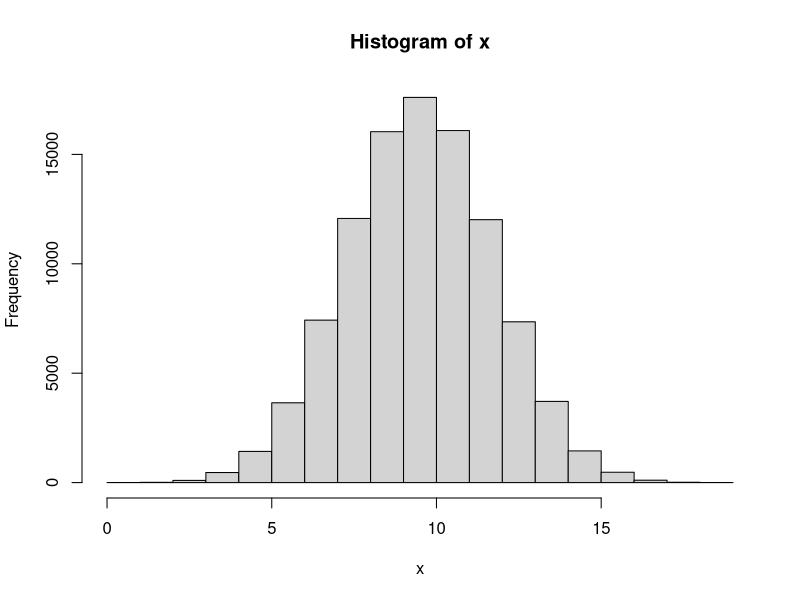
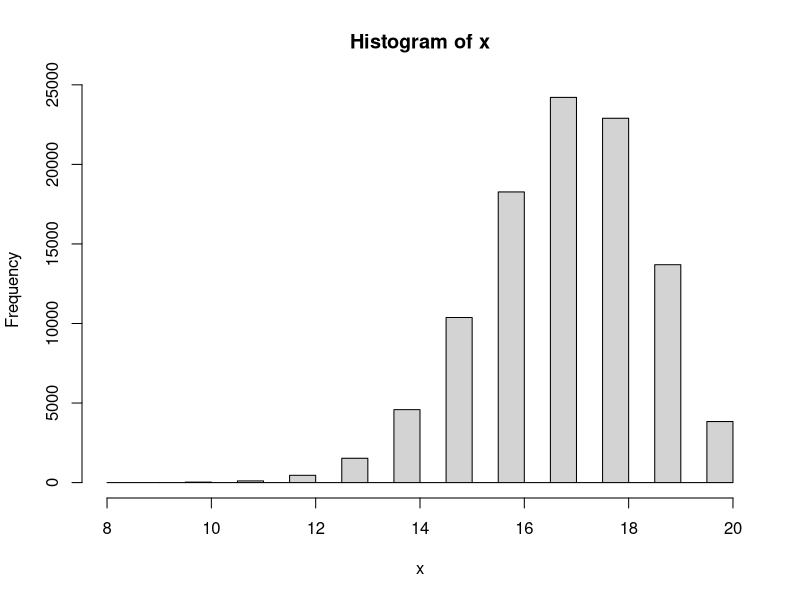

Source code (R) for these figures, in order:
#------------------

# Answer to the Question # 01

#------------------

# No 1 of Q.1 

#a) 

# Taking a sample with n = 20 and p = 0.5

x1 <- rbinom(1, 20, 0.5)

#The value of x1

x1


#b) 

#Finding the range for x1 with n = 20 and p = 0.5


n <- 20

p <- 0.5


# Finding and defining the minimum value

min_value <- min(0, n)

# Finding and defining the maximum value

max_value <- max(0:n)

# Calculate the cumulative probability at the minimum value

cdf_min <- pbinom(min_value, n, p)

# Calculate the cumulative probability at the maximum value

cdf_max <- pbinom(max_value, n, p)

# Range of the binomial distribution

range_binomial <- c(min_value, max_value)

range_binomial


# No.2 of Question.1

# Repeating Question.1 for N = 100000 times


N <- 100000

x <- rep(NA, N)

x

for (i in 1: N){
  x[i] <- rbinom(1, 20, 0.5)
}

x

# Plot the histogram

hist(x)

#Find the minimum and maximum value

max(x)

min(x)


#3 of Q.1 

# Now setting if x is bigger or less than 15 then y = 1 . And y = 0 otherwise.

y_1 <- ifelse(c(x)>=15, 1,0)

y_1


# 4 of Q.1

#Calculating summation of y

sum(y_1)


#5 of Q.1 

# Now repeating all the steps above for n = 20 and p = 0.85


#a) 

# Taking a sample 

x1 <- rbinom(1, 20, 0.85)
x1


#b)

#Finding the range for x1

n <- 20

p <- 0.85

# Find the minimum value

min_value <- min(0, n)

# Find the maximum value

max_value <- max(0:n)

# Calculate the cumulative probability at the minimum value

cdf_min <- pbinom(min_value, n, p)

# Calculate the cumulative probability at the maximum value

cdf_max <- pbinom(max_value, n, p)

# Range of the binomial distribution

range_binomial <- c(min_value, max_value)

range_binomial


#c. 

# Now taking N = 100000 times

N <- 100000

x <- rep(NA, N)

x

for (i in 1: N){
  x[i] <- rbinom(1, 20, 0.85)
}

x

# Plot the histogram

hist(x)


#Find the minimum and maximum value

max(x)

min(x)


#d. 

# Now setting if x is bigger or less than 15 then y = 1 . And y = 0 otherwise

y_1 <- ifelse(c(x)>=15, 1,0)

y_1

#e. 

#Calculating summation of y

sum(y_1)


#f. 

#Calculating summation of y divided by N

sum(y_1) / N


# ---------------------------------------------

# Answer to the Question # 01 - (6) : 

# ---------------------------------------------


# Now I have to make a guess about type I and type II errors for Null Hypothesis H0: p0 = 0.5 VS Alternative hypothesis H1: p1 = 0.85. For setting that what is the chance of a fair coin landing on heads at least 15 times out of 20 flips?


# Type I error means we reject the null hypothesis when it is true. It is also known as 'False Positive'. The significance level or alpha (a) is the probability of making a type I error. We usually set it as 0.05 or 0.01.


# The chance of a fair coin landing on heads at least 15 times out of 20 flips, we are using binomial distribution and a two-tailed test for this question. By calculating on the calculator it is found that the probability of getting 15 or more successes out of 20 trials when the p0 = 0.5 is approximately 0.026. So, it can be said that if the p0 = 0.5, we would reject the null hypothesis and conclude that the proportion is significantly different from 0.5 in about 2.6% of the cases.

# On the other hand, Type II error means we fail to reject the null hypothesis when it is actually false. It is also known as 'False Negative'. The probability of making a type II error is denoted by beta (B).

# To find the probability of a type II error, we know that for the alternative hypothesis, p1 = 0.85. By calculating on the calculator, we got that the chance of a fair coin landing on heads at least 15 times out of 20 flips when p1 = 0.85 is approximately 0.408. This means we would fail to reject the null hypothesis and conclude that the proportion is not significantly different from 0.5 in about 40.8% of the cases.

# In summary, the estimated probabilities of making a type I error and a type II error for this hypothesis test are approximately 0.026 and 0.408, respectively.



# ---------------------------------------------

#Answer to the Q. 2 :

# ---------------------------------------------


# Here is the sample: 2 2 1 2 2 2 1 1 2 1 1 2 2 1 1 2 1 2 2 2 1 2 1 2 1 2 2 2 2 2 2 2 2 1 2 1 2 1 2 2


# We have to test whether the sample is random or not.


# To test whether the process of treatment assignments is random, we will use a chi-squared fit test. At first, we will count the number of treatments of each type, and then compare the observed frequencies to the expected frequencies under the assumption of a random process.

# In this case, there are 40 treatments. Among them:
  
# For Observed frequencies: Type 1 = 18 treatments and Type 2 = 22 treatments.

# Expected frequencies (we assume that there is randomness): Type 1 = 20 treatments and Type 2 = 20  treatments. (As there are 40 treatments in total and a 50% chance of each type).


# To calculate the chi-squared statistic, we can use the formula:
  
#  χ2 = Σ ((Oi - Ei)² / Ei)

# Here,

# Oi = Observed Frequency for category  i , (here i = 1 or 2), 

# Ei = Expected frequency for category i, (here i = 1 or 2).

# And the sum is taken over all categories.

# By using an online calculator and plugging the numbers, we got that:
  
  
# χ2 = ((18-20)²/20) + ((22-20)²/20) = 0.4


# To determine whether this value is statistically significant, we need to compare it to a chi-squared distribution with one degree of freedom (since we have two categories and one parameter estimated from the data). Using a table, we find that the p-value for this test is approximately 0.5, which is very large.

# Therefore, we fail to reject the null hypothesis that the treatment assignments are random. In other words, there is no evidence to suggest that the process was biased or non-random.

# [This question can be solved in multiple ways]

# ---------------------------------------------

#Answer to the Q. 3 :

# ---------------------------------------------


#Answer for 3 - a


#1

# Taking a sample

x2 <- rbinom(1, 1, 0.5)
x2


#Then identify the range

n <- 1
p <- 0.5


# Find the minimum value

min_value <- min(0, n)


# Find the maximum value

max_value <- max(0:n)


# Calculate the cumulative probability at the minimum value

cdf_min <- pbinom(min_value, n, p)

# Calculate the cumulative probability at the maximum value

cdf_max <- pbinom(max_value, n, p)

# Range of the binomial distribution

range_binomial <- c(min_value, max_value)

range_binomial


#For question 3 - (a) - #2 and #3

# Patient will get “A” if x2 = 1, and get “B” if x2 = 0

# Repeating 1 & 2 for N = 40


N <- 40
x <- rep(NA, N)

x

for (i in 1: N){
  x[i] <- rbinom(1, 1, 0.5)
}

x

# Now assigning A and B for 1 and 0 respectively.

x[x == 1] <- "A"
x[x == 0] <- "B"


# print the modified values of x

print(x)


#Number of A and B

table(x)


# --------------------------------------------


# --------------------------------------------


#Answer for 3 - b



# Set the block size

block_size <- 40


# Create a vector of treatment assignments

treatments <- rep(c("A", "B"), length.out = block_size*1)


# Create a vector of block assignments

blocks <- rep(1:1, each = block_size)


# Randomly permute the blocks

blocks <- sample(blocks)


# Order the treatment assignments within each block

for (i in 1:1) {
  treatments[blocks == i] <- sample(treatments[blocks == i])
}

# View the resulting treatment assignments by block

a <- split(treatments, blocks)

a

#Number of A and B

table(a)

# The difference between 3(a) and 3 (b) is that - in 3 (a), though the probability is p = 0.5, for the N = 40, the number of A and B is not the same. For my case , A = 18 and B = 22. But, in 3 (b) we used random permutated block randomization with a block size of 40. And for this case number of A and B is same. For my case , A = 20 and B = 20.



# --------------------------------------------

# --------------------------------------------


# Answer for 3 - c


# Set the block size of 8


block_size <- 8


# Create a vector of treatment assignments


treatments <- rep(c("A", "B"), length.out = block_size*5)


# Create a vector of block assignments


blocks <- rep(1:5, each = block_size)


# Randomly permute the blocks

blocks <- sample(blocks)



# Order the treatment assignments within each block

for (i in 1:5) {
  treatments[blocks == i] <- sample(treatments[blocks == i])
}


# View the resulting treatment assignments by block. There are 5 different blocks with a block size of 8


d <- split(treatments, blocks)
d

# Now, merging all the 5 different blocks into 1. So, now there will be 40


b <- unsplit(treatments, blocks)

b


#Number of A and B

table(b)

# The difference between 3(b) and 3 (c) is that - in 3 (b), we used random permutated block randomization with a block size of 40. And for this case number of A and B is same. For my case , it was A = 20 and B = 20. But, in 3 (c) though we used random permutated block randomization, but this time with a block size of 8. After that we added all the 8 blocks so total sample is 40. And for this case number of A and B is not same. For my case , it was A = 24 and B = 16. 

# If we stop the study for toxicity for in sample size = 20, then for 3 (b) = The difference between number of A and B will not be that much. 

# But, for 3 (c) = The difference between the number of A and B will be more than 3 (b)
